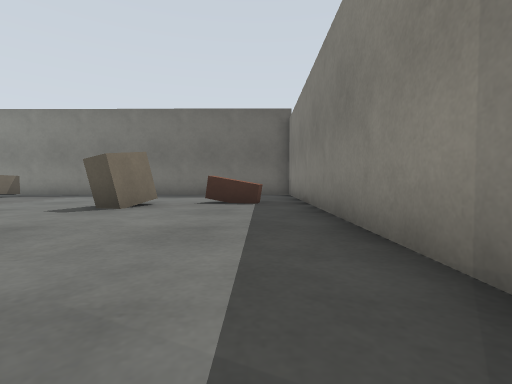
view 1 (above)

24 first-person views from a walk through a Gazebo world. The camera is 0.5 m above the floor, tilts 2° down and sees 85° across. The floor is counted in squares, 1 m on a side. Each view is taken from the middle of a square. On the plan, view 1 faces up. The plan holds only what a view shows up to about 9 squares ahead; the rest is blank.

view 2
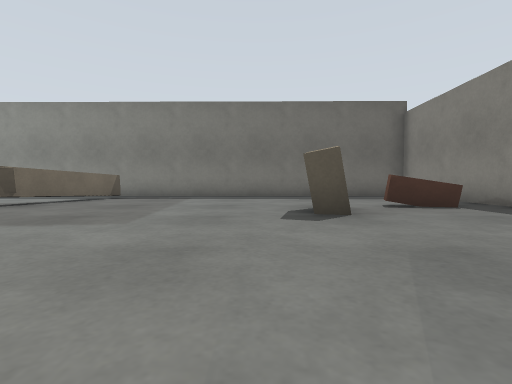

view 3
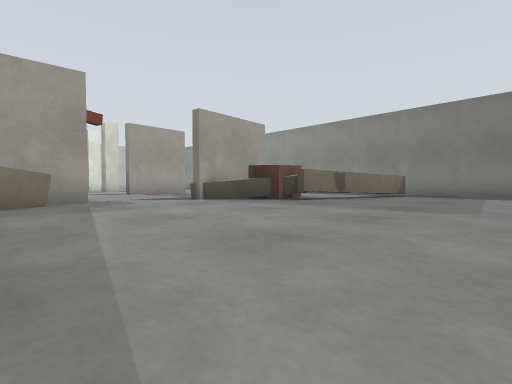

view 4
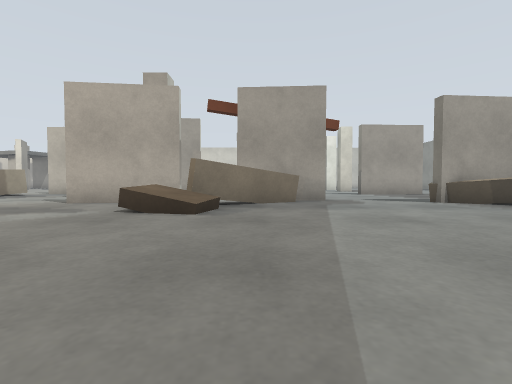

view 5
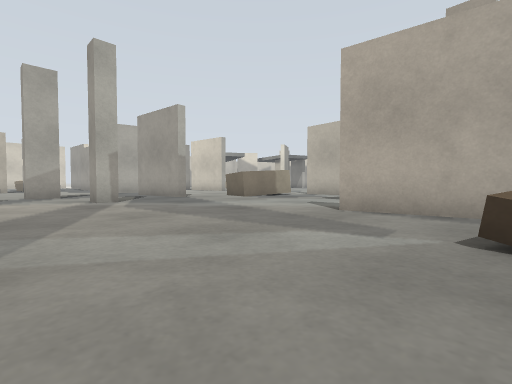

view 6
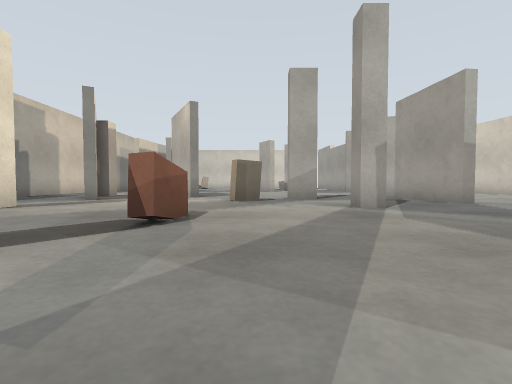

view 7
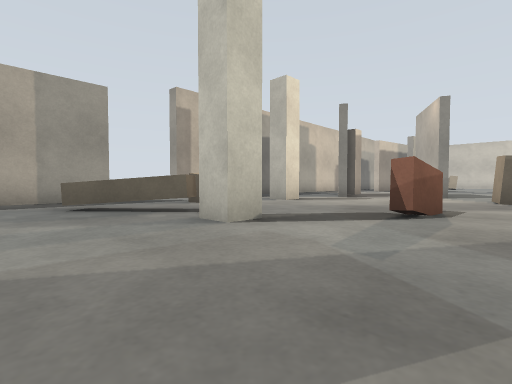

view 8
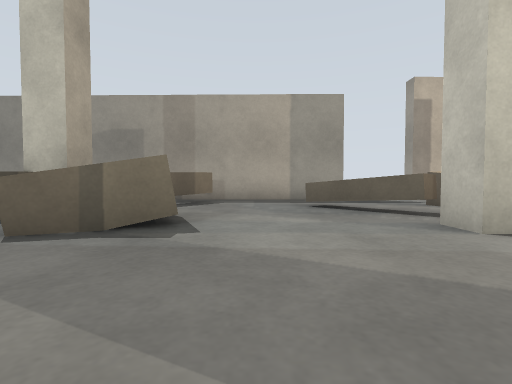

view 9
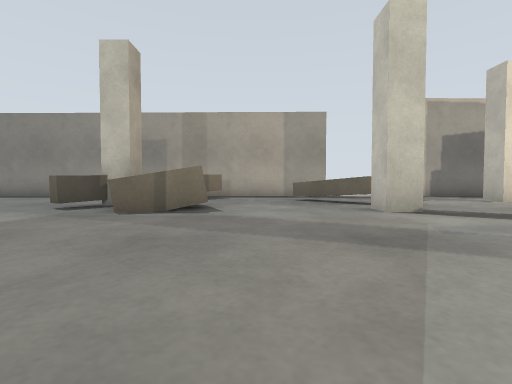

view 10
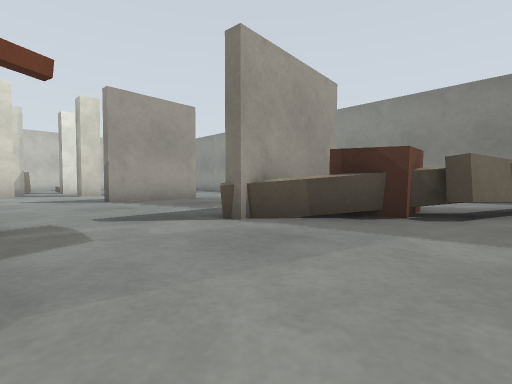

view 11
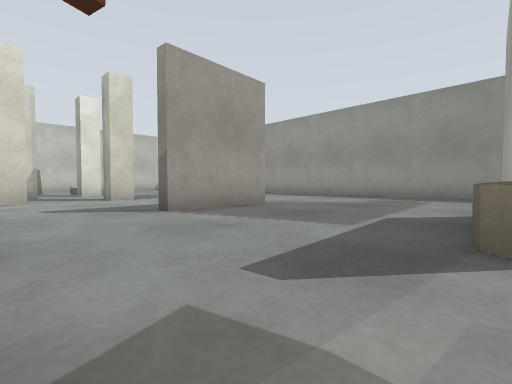

view 12
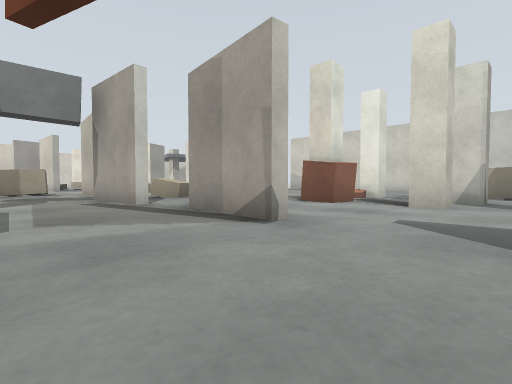

view 13
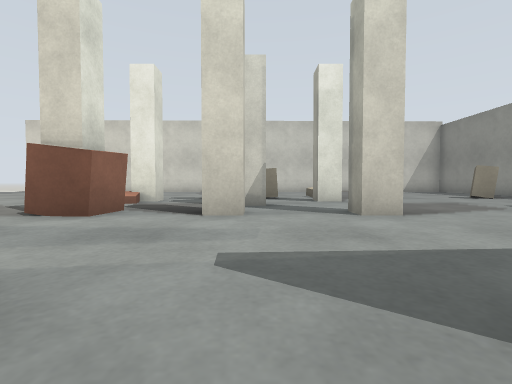

view 14
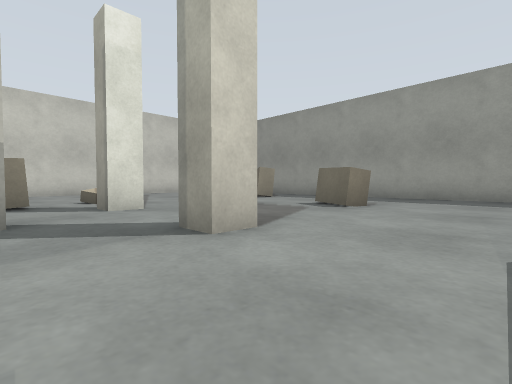

view 15
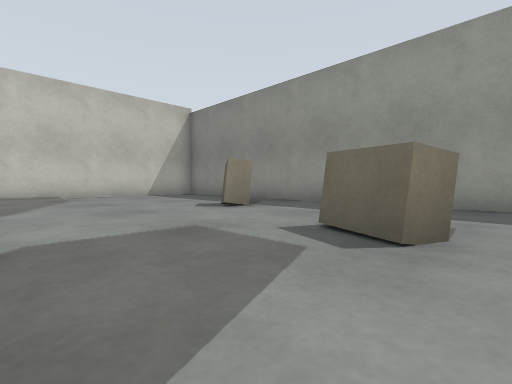

view 16
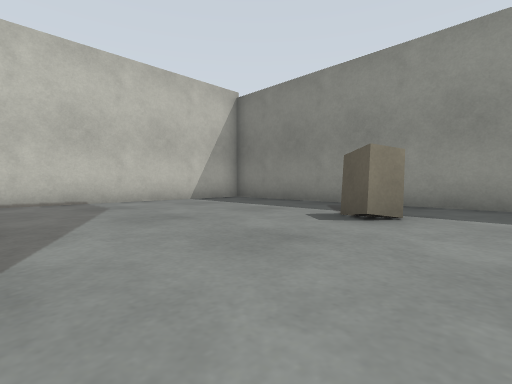

view 17
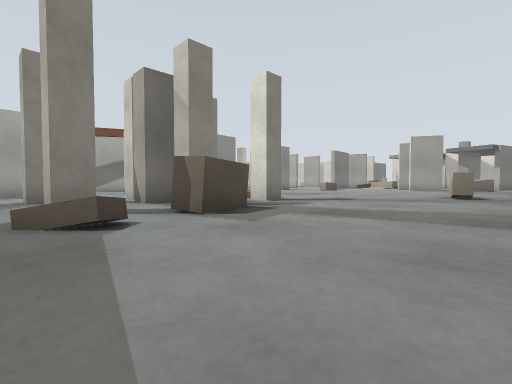

view 18
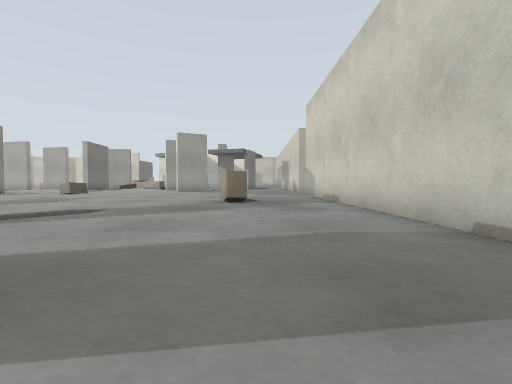

view 19
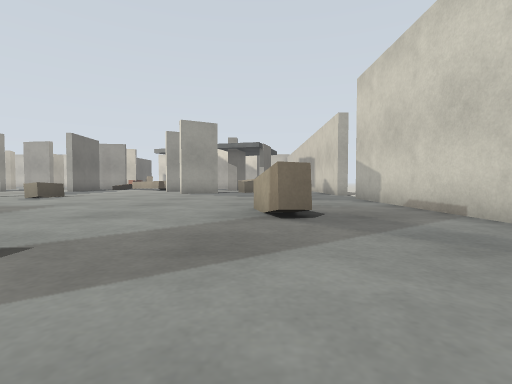

view 20
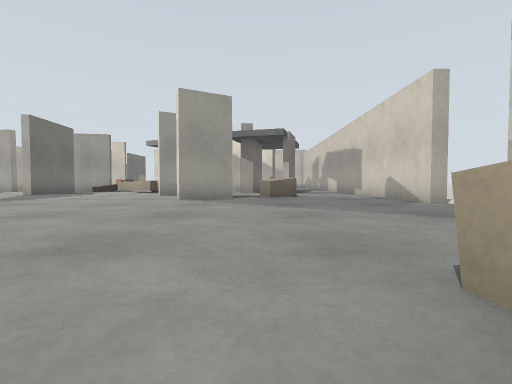

view 21
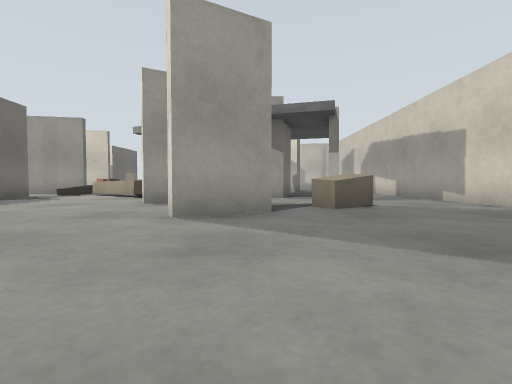

view 22
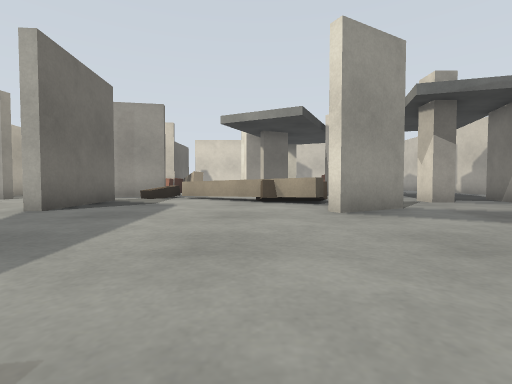

view 23
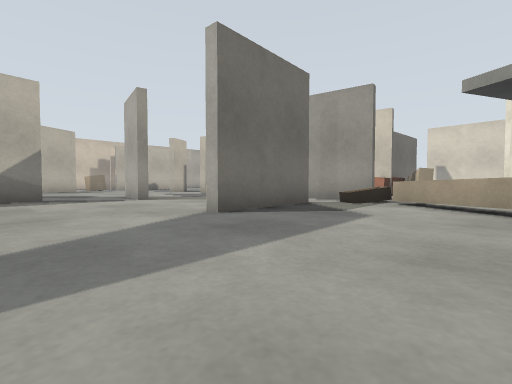

view 24
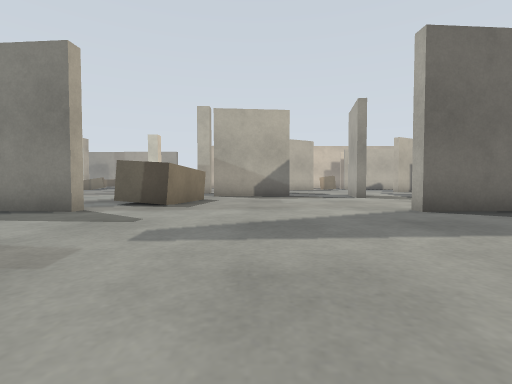

### Floor plan
Points are (right, up) in squares from view 1. A wall is a line through its corners. A room is listed if a view was taken in it or the views show most of it. See-through windows are left out.
Room 1 (views 1, 2, 3, 4, 5, 6, 7, 8, 9, 10)
walls: (-11.8, -11.5) (-11.6, -14.1); (-1.8, -14.1) (-2.5, -12.9) (-2.1, -12.7); (0.9, -9.3) (1, -8.5) (1.6, -8.5); (1, -6.6) (1.3, 10); (-11.9, -2.8) (-11.6, -5.6); (-16.5, -3.2) (-16.3, -5.7); (-12.6, 0.9) (-12.7, -1.5); (-16.7, 0.6) (-17, -1.8); (-12, 5.4) (-11.9, 4.3)
low walls: (0.3, -2.9) (-1, -2.1); (-8.3, 9.8) (-9.6, 5.4)
ways out: opening at (-17, -3) to room 2; opening at (-14, -11) to room 2; opening at (-13.3, 1.9) to room 2; opening at (-12, -15.5) to room 2; gap at (-9, 10) to room 2; opening at (0, -14); opening at (1, -7.5)
objects: pillar (-13, -4); brown box (-12, -2) to (-11, 0); brown box (-11, 5) to (-11, 6); brown box (-10, -3); pillar (-9, -14) to (-8, -14); pillar (-9, -11); brown box (-7, -13); brown box (-6, -9) to (-6, -8); pillar (-4, -7) to (-4, -6); brown box (-4, -3) to (-4, -2); brown box (-3, -7) to (-1, -5); pillar (-3, -1); brown box (-3, 5) to (-3, 6); pillar (-2, -11) to (-2, -10); brown box (-1, -8); brown box (-1, 7) to (0, 7)
Room 2 (views 11, 12, 13, 14, 15, 16, 17, 18, 19, 20, 21, 22, 23, 24)
walls: (-17.1, 0.6) (-16.7, 0.6); (-16.9, -9.9) (-17.3, -9.9) (-17.2, -8.5); (-30.2, -0.3) (-30, -9.6); (-16.6, 6) (-16.4, 3.2); (-12.2, -11.5) (-11.8, -11.5); (-30, -11.5) (-29.9, -18.1); (-12.2, 4.3) (-12.4, 6.6); (-11.9, -14.3) (-11.9, -13.4); (-12.1, 6.6) (-12, 5.4); (-13.1, -16.2) (-11.6, -16.5); (-17.1, -18.8) (-17.3, -15.8); (-27.4, -18.1) (-27.7, -19.2); (-18.3, 11.3) (-29.4, 11.4); (-18, -20.6) (-16, -20.3); (-30.3, 10.5) (-30.3, 5.3); (-9.4, 11.2) (-14.6, 11.2)
low walls: (-22.4, -17.2) (-18.6, -19.9)
ways out: opening at (-17, -3) to room 1; opening at (-14, -11) to room 1; opening at (-13.3, 1.9) to room 1; opening at (-12, -15.5) to room 1; gap at (-9, 10) to room 1; opening at (-30, -10.5); opening at (-29, -18.5); opening at (-22, -20.3)
objects: brown box (-28, -6) to (-27, -5); grey box (-27, -19) to (-26, -18); brown box (-27, -15) to (-26, -14); pillar (-26, -18); grey box (-25, -14) to (-24, -13); brown box (-25, 2) to (-24, 2); brown box (-25, 4); brown box (-25, 9); grey box (-24, -16) to (-22, -16); pillar (-24, -1); pillar (-24, 1) to (-23, 1); pillar (-24, 4) to (-23, 4); brown box (-23, -19) to (-22, -18); brown box (-23, -1); pillar (-23, 2) to (-22, 2); pillar (-21, -1) to (-20, -1); brown box (-21, 0); pillar (-21, 1) to (-20, 2); pillar (-21, 4) to (-20, 4); brown box (-21, 8); brown box (-20, -10); other object (-19, -6) to (-18, -5); brown box (-18, -20); gate (-16, -11) to (-14, -10); brown box (-12, 4); brown box (-10, 7)

Where each view was taken, in squares from view 1:
view 1: 0 up, 0 right, facing up
view 2: 1 up, 4 left, facing up
view 3: 1 down, 5 left, facing up-left
view 4: 1 down, 5 left, facing left
view 5: 3 down, 7 left, facing down-left
view 6: 5 down, 7 left, facing down
view 7: 4 down, 7 left, facing down-right
view 8: 4 down, 7 left, facing right
view 9: 4 down, 9 left, facing right
view 10: 1 up, 9 left, facing up-left
view 11: 1 up, 12 left, facing up-left
view 12: 3 up, 14 left, facing down-left
view 13: 2 up, 16 left, facing left
view 14: 2 up, 18 left, facing up-left
view 15: 5 up, 20 left, facing up-left
view 16: 5 up, 23 left, facing up-left
view 17: 5 up, 29 left, facing down-right
view 18: 2 up, 28 left, facing down
view 19: 1 down, 27 left, facing down
view 20: 5 down, 26 left, facing down
view 21: 9 down, 25 left, facing down
view 22: 11 down, 21 left, facing down
view 23: 13 down, 21 left, facing down-right
view 24: 13 down, 22 left, facing right
